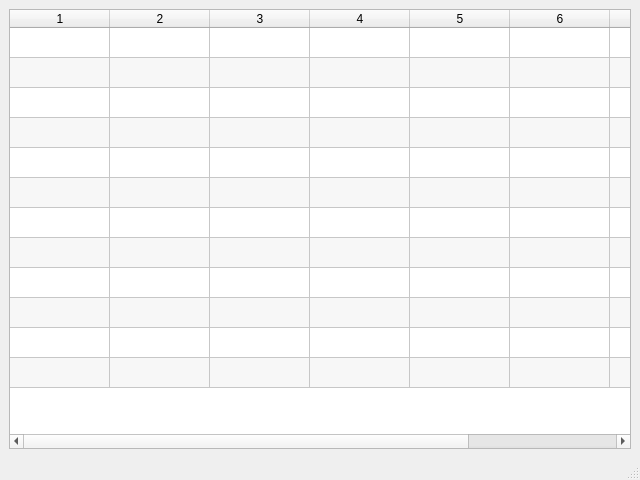
<?xml version="1.0" encoding="UTF-8"?>
<ui version="4.0">
 <class>MainWindow</class>
 <widget class="QMainWindow" name="MainWindow">
  <property name="geometry">
   <rect>
    <x>0</x>
    <y>0</y>
    <width>640</width>
    <height>480</height>
   </rect>
  </property>
  <property name="windowTitle">
   <string>MainWindow</string>
  </property>
  <widget class="QWidget" name="centralwidget">
   <layout class="QVBoxLayout" name="verticalLayout">
    <item>
     <widget class="QTableWidget" name="tableWidget">
      <property name="alternatingRowColors">
       <bool>true</bool>
      </property>
      <property name="sortingEnabled">
       <bool>true</bool>
      </property>
      <property name="rowCount">
       <number>12</number>
      </property>
      <property name="columnCount">
       <number>8</number>
      </property>
      <attribute name="horizontalHeaderVisible">
       <bool>true</bool>
      </attribute>
      <attribute name="horizontalHeaderHighlightSections">
       <bool>true</bool>
      </attribute>
      <attribute name="horizontalHeaderShowSortIndicator" stdset="0">
       <bool>true</bool>
      </attribute>
      <attribute name="verticalHeaderVisible">
       <bool>false</bool>
      </attribute>
      <attribute name="verticalHeaderShowSortIndicator" stdset="0">
       <bool>true</bool>
      </attribute>
      <row/>
      <row/>
      <row/>
      <row/>
      <row/>
      <row/>
      <row/>
      <row/>
      <row/>
      <row/>
      <row/>
      <row/>
      <column/>
      <column/>
      <column/>
      <column/>
      <column/>
      <column/>
      <column/>
      <column/>
     </widget>
    </item>
   </layout>
  </widget>
  <widget class="QMenuBar" name="menubar">
   <property name="geometry">
    <rect>
     <x>0</x>
     <y>0</y>
     <width>640</width>
     <height>33</height>
    </rect>
   </property>
  </widget>
  <widget class="QStatusBar" name="statusbar"/>
 </widget>
 <resources/>
 <connections/>
</ui>
